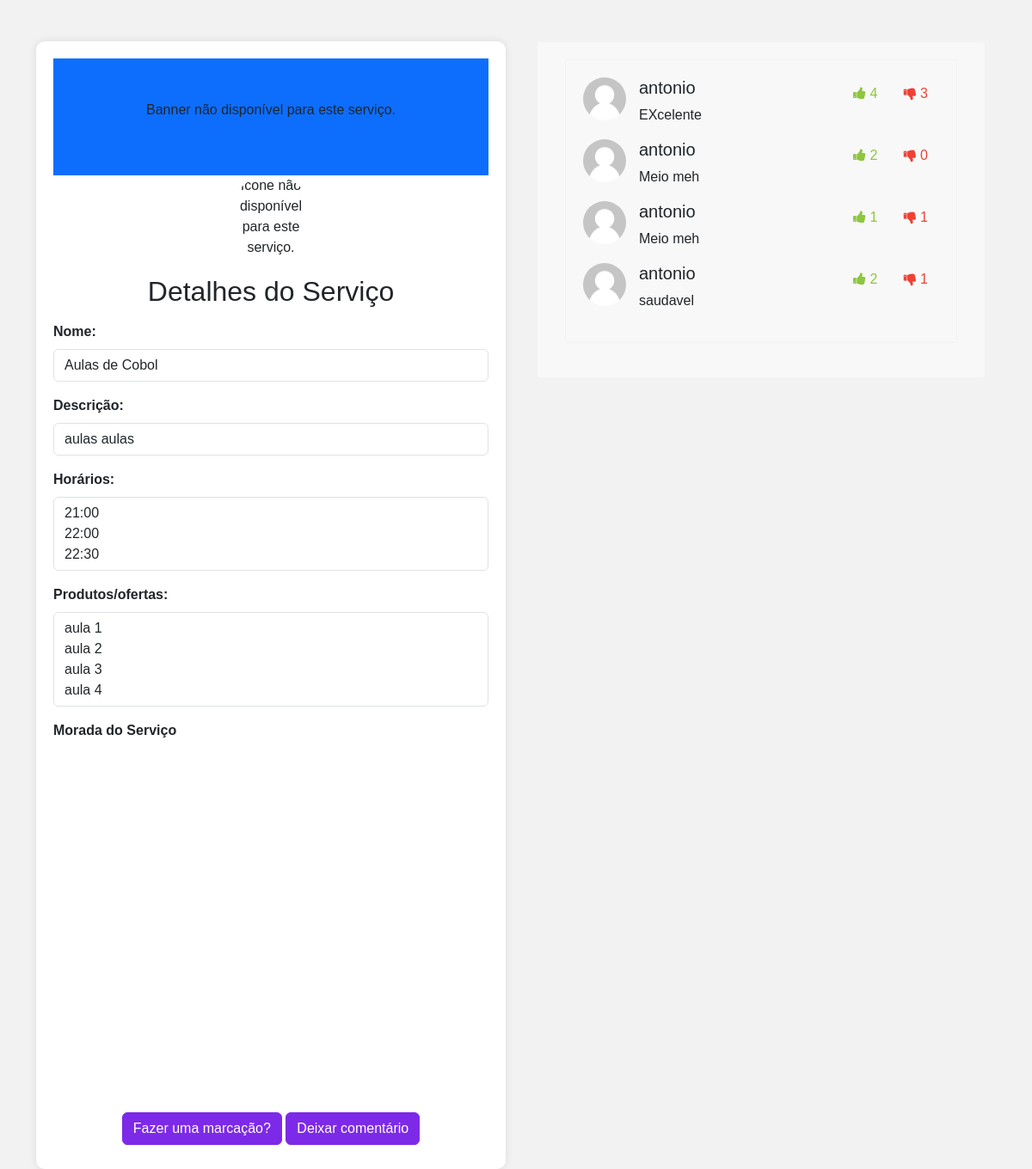
/my_scheduler_api/serviceDetail/3, run on the app's committed database.
### my_scheduler_api/models.py (models this page shows, shortened)
class Services(models.Model):
    client = models.ForeignKey(Client, on_delete=models.CASCADE)
    name = models.CharField(max_length=100)
    selected_times = models.JSONField()
    menuItems = models.JSONField()
    description = models.TextField()
    address = models.CharField(max_length=255)
    icon = models.ImageField(default="static/media/profile_default.png")
    banner = models.ImageField(default="static/media/profile_default.png")
    is_approved = models.BooleanField(default=False)

class Review(models.Model):
    client = models.ForeignKey(Client, on_delete=models.CASCADE)
    service = models.ForeignKey(Services, on_delete=models.CASCADE)
    description = models.TextField()
    stars = models.SmallIntegerField()
    likes = models.BigIntegerField(default=0)
    dislikes = models.BigIntegerField(default=0)

class Client(models.Model):
    user = models.OneToOneField(User, on_delete=models.CASCADE)
    name = models.CharField(max_length=100)
    email = models.EmailField(max_length=100, unique=True)
    phone = models.CharField(max_length=15, unique=True)
    location = models.CharField(max_length=50)
    image = models.ImageField(default="static/media/profile_default.png")

### my_scheduler_api/views.py (the view)
# urls.py: path('serviceDetail/<int:servico_id>', views.service_detail, name='serviceDetail'),
def service_detail(request, servico_id):
    service = Services.objects.get(pk=servico_id)
    reviews = service.review_set.all()
    return render(request, 'serviceDetail.html', {'servico': service, 'reviews': reviews})

### my_scheduler_api/templates/serviceDetail.html (shortened to what this page needs)
<!DOCTYPE html>
<html lang="en">
<head>
    {% load static %}
    <link rel="stylesheet" type="text/css" href="{% static 'my_scheduler_api/bootstrap.min.css' %}"/>
    <link rel="stylesheet"
          href="https://cdnjs.cloudflare.com/ajax/libs/bootstrap-datepicker/1.9.0/css/bootstrap-datepicker.min.css">
    <link href="https://maxcdn.bootstrapcdn.com/font-awesome/4.3.0/css/font-awesome.min.css" rel="stylesheet">
</head>
<body class="bodyDiferent">
<div class="container mt-5 mb-5">
    <div class="row justify-content-center">
        <div class="col-lg-6">
            <div id="content">
                <div class="mb-3 text-center">
                    <div id="banner" class="container-fluid bg-primary py-5">
                        {% if servico.icon %}
                            <img src="{{ servico.banner.url }}" class="img-fluid" alt="Logo do serviço">
                        {% else %}
                            <p>Banner não disponível para este serviço.</p>
                        {% endif %}
                    </div>
                    <div id="logo" class="mx-auto mb-3">
                        {% if servico.icon %}
                            <img src="{{ servico.icon.url }}" class="img-fluid" alt="Logo do serviço">
                        {% else %}
                            <p>Ícone não disponível para este serviço.</p>
                        {% endif %}
                    </div>
                    <h2>Detalhes do Serviço</h2>
                </div>
                <div class="mb-3">
                    <label for="descricao" class="form-label"><b>Nome:</b></label>
                    <span class="form-control" id="nome">{{ servico.name }}</span>
                </div>
                <div class="mb-3">
                    <label for="descricao" class="form-label"><b>Descrição:</b></label>
                    <div class="form-control" id="nome">{{ servico.description }}</div>
                </div>
                <div class="mb-3">
                    <label for="descricao" class="form-label"><b>Horários:</b></label>
                    <div class="form-control" id="selected_times">
                        {% for time in servico.selected_times %}
                            <div>{{ time }}</div>
                        {% endfor %}
                    </div>
                </div>
                <div class="mb-3">
                    <label for="descricao" class="form-label"><b>Produtos/ofertas:</b></label>
                    <div class="form-control" id="menuItems">
                        {% for item in servico.menuItems %}
                            <div>{{ item }}</div>
                        {% endfor %}
                    </div>
                </div>
                <div class="mb-3">
                    <label for="serviceAddress" class="form-label"><b>Morada do Serviço</b></label>
                </div>
                <div id="map"></div>
                <div class="mb-2 mt-2 text-center">
                    <a href="{% url 'my_scheduler_api:appointment' servico.id %}" class="btn btn-primary">Fazer uma
                        marcação?</a>
                    <button class="btn btn-primary" data-bs-toggle="modal" data-bs-target="#commentModal">Deixar
                        comentário
                    </button>
                </div>
            </div>
        </div>
        <div class="col-lg-6">
            <div class="container">
                <div class="row">
                    <div class="col-md-12">
                        <div class="post-content">
                            <div class="post-container">
                                <div class="container">
                                    <div class="row">
                                        <div class="col-md-12">
                                            <div class="post-content">
                                                <div class="post-container">
                                                    {% for review in reviews %}
                                                        <img src="{{ review.client.image }}" alt="user"
                                                             class="profile-photo-md pull-left">
                                                        <div class="post-detail">
                                                            <div class="user-info">
                                                                <h5>{{ review.client.name }}</h5>
                                                            </div>
                                                            <div class="reaction">
                                                                <a href="#"
                                                                   class="btn text-green like-btn {% if review.liked_by_current_user %}active{% endif %}"
                                                                   data-review-id="{{ review.id }}"><i
                                                                        class="fa fa-thumbs-up"></i> {{ review.likes }}
                                                                </a>
                                                                <a href="#"
                                                                   class="btn text-red dislike-btn {% if review.disliked_by_current_user %}active{% endif %}"
                                                                   data-review-id="{{ review.id }}"><i
                                                                        class="fa fa-thumbs-down"></i> {{ review.dislikes }}
                                                                </a>
                                                            </div>
                                                            <div class="post-text">
                                                                <p> {{ review.description }}
                                                                        </p>
                                                            </div>
                                                        </div>
                                                    {% endfor %}
                                                </div>
                                            </div>
                                        </div>
                                    </div>
                                </div>
                            </div>
                        </div>
                    </div>
                </div>
            </div>
        </div>
    </div>
</div>
</body>
</html>

### my_scheduler_api/templates/serviceDetail.html (style rules this page uses)
html, body { height: 100% }
body { display: grid; place-items: center; font-family: 'Manrope', sans-serif; background: red }
#logo { width: 100px; height: 100px; border-radius: 50%; overflow: hidden; }
#map { height: 400px; width: 100%; }
.post-content { background: #f8f8f8; border-radius: 4px; width: 100%; border: 1px solid #f1f2f2; margin-bottom: 20px; overflow: hidden; position: relative; }
.post-content .post-container { padding: 20px; }
.post-content .post-container .post-detail { margin-left: 65px; position: relative; }
.post-content .post-container .post-detail .post-text { line-height: 24px; margin: 0; }
.post-content .post-container .post-detail .reaction { position: absolute; right: 0; top: 0; }
img.profile-photo-md { height: 50px; width: 50px; border-radius: 50%; }
.text-green { color: #8dc63f; }
.text-red { color: #ef4136; }

### data on the page
Services: name "Aulas de Cobol", description "aulas aulas"
Review: client.image (placeholder picture), client.name "antonio", likes "4", dislikes "3", description "EXcelente"
Review: client.image (placeholder picture), client.name "antonio", likes "2", dislikes "0", description "Meio meh"
Review: client.image (placeholder picture), client.name "antonio", likes "1", dislikes "1", description "Meio meh"
Review: client.image (placeholder picture), client.name "antonio", likes "2", dislikes "1", description "saudavel"

### other printed values
{{ time }} "21:00" "22:00" "22:30"
{{ item }} "aula 1" "aula 2" "aula 3" "aula 4"
